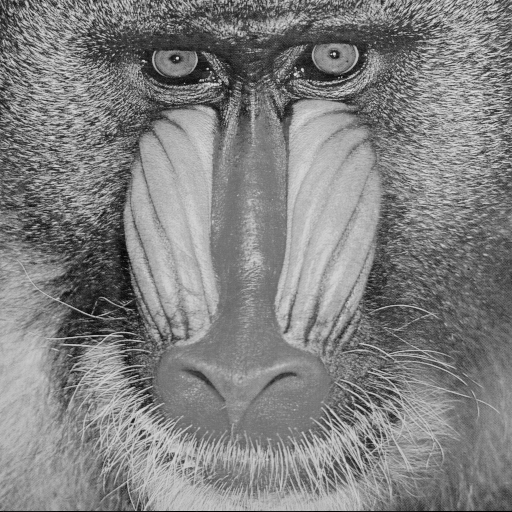
#> input picture project1/png_images/baboon.png, 512 x 512 px; the run also reads 1 picture not shown here
$ jupyter execute --allow-errors project.ipynb
#> lines starting #> are read from the running program, lines starting #| are printed output that depends on the picture; after the words box and inside, x2 and y2 are one past the last pixel; in counts of white or black regions, pixels touching at a corner belong together
# Project 1
The main goal of this project is to do some basic image processing on some png images.

## Setup

[cell 1]
# Install a pip package in the current Jupyter kernel
import sys

[cell 2]
# Test setup, should show the baboon.png image
from skimage import io
import numpy as np
import matplotlib.pyplot as plt

# open image file and stores it in a numpy array
img = io.imread('png_images/baboon.png')
#> img is the input picture: shape (512, 512); min 0, max 230, mean 129.1

plt.axis('off')
imgplot = plt.imshow(img, cmap='gray')

## Change the resolution of a image
Given a image with a certain resolution X and size Y, halve the resolution while mantaing the image's size.

[cell 3]
img = io.imread('png_images/baboon.png')


from skimage.transform import rescale, resize, downscale_local_mean


def halve_resolution(image):
    return downscale_local_mean(image, (2,2)).astype('uint8')

image256x256 = halve_resolution(img)
image128x128 = halve_resolution(image256x256)
image64x64 = halve_resolution(image128x128)
image32x32 = halve_resolution(image64x64)
image16x16 = halve_resolution(image32x32)
image8x8 = halve_resolution(image16x16)

fig1 = plt.figure(figsize=[7,7])

ax1 = fig1.add_subplot(2,3,1)
ax1.imshow(img, interpolation='none', cmap='gray')
ax1.set_title('(a) 512 X 512')

ax2 = fig1.add_subplot(2,3,2)
ax2.imshow(image128x128, interpolation='none', cmap='gray')
ax2.set_title('(b) 128 X 128')

ax3 = fig1.add_subplot(2,3,3)
ax3.imshow(image64x64, cmap='gray')
ax3.set_title('(c) 64x64')

ax4 = fig1.add_subplot(2,3,4)
ax4.imshow(image32x32, cmap='gray')
ax4.set_title('(d) 32x32')

ax5 = fig1.add_subplot(2,3,5)
ax5.imshow(image16x16, cmap='gray')
ax5.set_title('(e) 16x16')

ax6 = fig1.add_subplot(2,3,6)
ax6.imshow(image8x8, cmap='gray')
ax6.set_title('(f) 8x8')

plt.subplots_adjust(left=0, bottom=0, right=1, top=1, wspace=0.2, hspace=-0.3)

fig1.savefig('results/resolution.png')
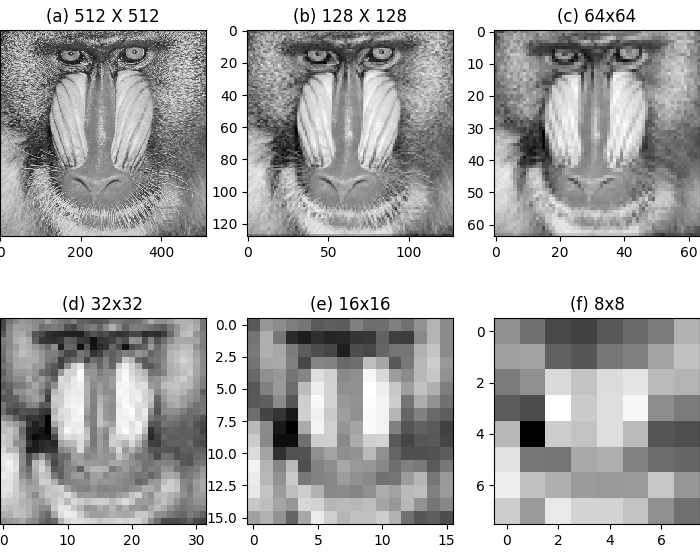
#> figure drawn by matplotlib, 6 panels

## Image Quantization
Create a function that can reduce the amount of shades of grey of a image to the number desired.

[cell 4]
img = io.imread('png_images/baboon.png')

from math import log
def reduce_shades(image, n_shades):
#> called with n_shades = 64
    power_of_two = int(log(n_shades, 2))
    return image>>(8-power_of_two)
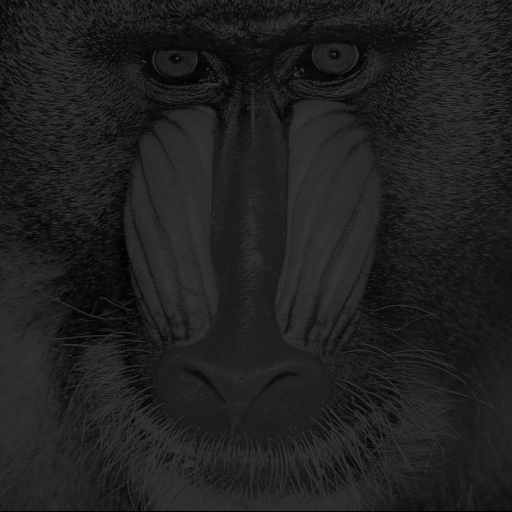
#> returned value: shape (512, 512); min 0, max 57, mean 31.9

image64 = reduce_shades(img, 64)
image32 = reduce_shades(img, 32)
image16 = reduce_shades(img, 16)
image4 = reduce_shades(img, 4)
image2 = reduce_shades(img, 2)
#> in reduce_shades (call 5), `return image>>(8-power_of_two)`:
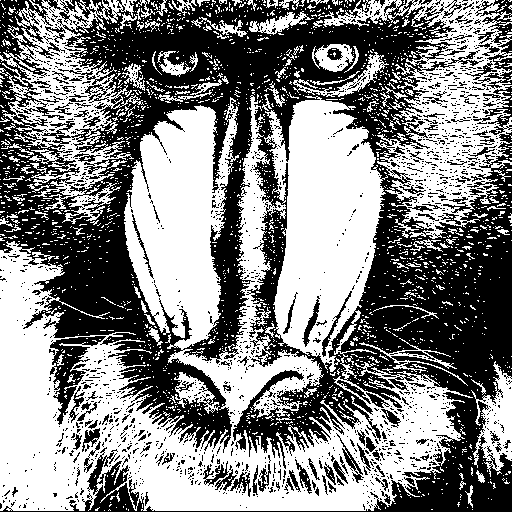
#> returned value: shape (512, 512); values 0 (black) and 1 (white), 52.2% white; 1805 black regions (1663 under 20 px), largest, box (x1, y1, x2, y2) and area: (0, 0, 512, 512) 108582, (49, 336, 106, 425) 1622, (475, 0, 512, 71) 903

fig2 = plt.figure(figsize=[7,7])

ax1 = fig2.add_subplot(2,3,1)
ax1.imshow(img, interpolation='none', cmap='gray')
ax1.set_title('(a) 256 Níveis')
plt.axis('off')


ax2 = fig2.add_subplot(2,3,2)
ax2.imshow(image64, interpolation='none', cmap='gray')
ax2.set_title('(b) 64 Níveis')
plt.axis('off')

ax3 = fig2.add_subplot(2,3,3)
ax3.imshow(image32, cmap='gray')
ax3.set_title('(c) 32 Níveis')
plt.axis('off')

ax4 = fig2.add_subplot(2,3,4)
ax4.imshow(image16, cmap='gray')
ax4.set_title('(d) 16 Níveis')
plt.axis('off')


ax5 = fig2.add_subplot(2,3,5)
ax5.imshow(image4, cmap='gray')
ax5.set_title('(e) 4 Níveis')
plt.axis('off')


ax6 = fig2.add_subplot(2,3,6)
ax6.imshow(image2, cmap='gray')
ax6.set_title('(f) 2 Níveis')
plt.axis('off')

plt.subplots_adjust(left=0, bottom=0, right=1, top=1, wspace=0.2, hspace=-0.3)
fig2.savefig('results/quant.png')

## Grayscale
Given a image, for every pixel value in the image f[x,y] , transform it into a g(x,y) in these ways:

[cell 5]
img = io.imread('png_images/baboon.png')


from math import exp
default_c = 255
cap_c_255 = False

def float_to_int8(float_matrix):
    rounded_matrix = np.round(float_matrix)
    return rounded_matrix.astype('uint8')


def normalize(image):
    return image/255

def denormalize(image, c):
#> called with c = 255
    min_pixel = image.min()
#> min_pixel = 0
    max_pixel = image.max()
#> max_pixel = 0.643
    if cap_c_255 and c>255:
        c = 255
    return float_to_int8(c*(image-min_pixel)/(max_pixel-min_pixel))
#> in float_to_int8, `rounded_matrix = np.round(float_matrix)`:
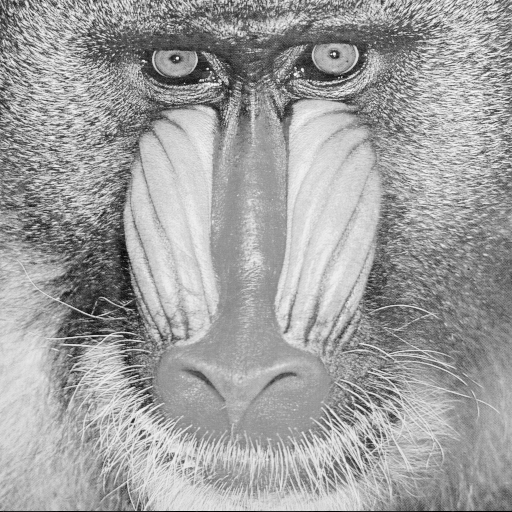
#> rounded_matrix: shape (512, 512) float64; min 0, max 255, mean 160

def transform_log(image, c = default_c):
    normalized_image = normalize(image)
    return denormalize(np.log(normalized_image+1), c)

def transform_exp(image, c = default_c):
#> called with c = 255
    normalized_image = normalize(image)
    exp_image = np.exp(normalized_image)
    return denormalize(exp_image, c)

def transform_quadratic(image, c = default_c):
    normalized_image = normalize(image)
    return denormalize(np.power(normalized_image, 2), c)

def transform_sqrt(image, c = default_c):
    normalized_image = normalize(image)
    return denormalize(np.sqrt(normalized_image), c)

def transform_contrast(image, a, b, alpha, beta, gamma):
#   TODO: Change this to a where
    def transform_pixel(f):
        if f < a:
            return a*f
        elif a<= f and f < b:
            return beta*(f-a) + alpha*a
        else:
            return gamma*(f-b) + beta*(f-a) + alpha*a

    def map_transformed_to_normal(transformed_img):
        t_max_pixel = transformed_img.max()
#> t_max_pixel = 57300
        t_min_pixel = transformed_img.min()
#> t_min_pixel = 0
        return (transformed_img - t_min_pixel)*(255/t_max_pixel)

    transform_pixel_vec = np.vectorize(transform_pixel)
    t_image = transform_pixel_vec(image)
    return map_transformed_to_normal(t_image)


img_log = transform_log(img)
img_exp = transform_exp(img)
img_quad = transform_quadratic(img)
img_sqrt = transform_sqrt(img)
img_contrast = transform_contrast(img, 80, 160, 255, 127, 255)


# Show image
fig3 = plt.figure(figsize=[7,7])

ax1 = fig3.add_subplot(2,3,1)
ax1.imshow(img, interpolation='none', cmap='gray')
ax1.set_title('(a) Imagem normal')
plt.axis('off')


ax2 = fig3.add_subplot(2,3,2)
ax2.imshow(img_log, interpolation='none', cmap='gray')
ax2.set_title('(b) Logaritimo')
plt.axis('off')


ax3 = fig3.add_subplot(2,3,3)
ax3.imshow(img_exp, interpolation='none', cmap='gray')
ax3.set_title('(c) Exponencial')
plt.axis('off')


ax4 = fig3.add_subplot(2,3,4)
ax4.imshow(img_quad, interpolation='none', cmap='gray')
ax4.set_title('(d) Quadrática')
plt.axis('off')


ax5 = fig3.add_subplot(2,3,5)
ax5.imshow(img_sqrt, interpolation='none', cmap='gray')
ax5.set_title('(e) Raiz quadrada')
plt.axis('off')


ax6 = fig3.add_subplot(2,3,6)
ax6.imshow(img_contrast, interpolation='none', cmap='gray')
ax6.set_title('(f) Alargamento de contraste')
plt.axis('off')


plt.subplots_adjust(left=0, bottom=0, right=1, top=1, wspace=0.2, hspace=-0.3)
fig3.savefig('results/grayscale.png')

### Playing around with the parameters

[cell 6]
fig4 = plt.figure(figsize=[10,10])

img_log = transform_log(img, c = 1)
#> in float_to_int8 (call 5), `rounded_matrix = np.round(float_matrix)`:
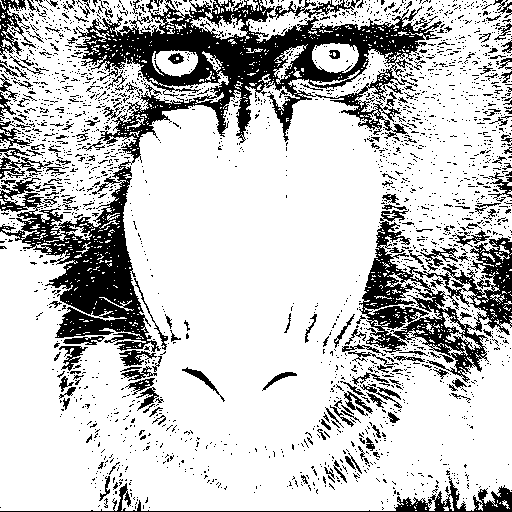
#> rounded_matrix: shape (512, 512) float64; values 0 (black) and 1 (white), 77% white; 2437 black regions (2247 under 20 px), largest, box (x1, y1, x2, y2) and area: (0, 0, 442, 352) 29473, (359, 221, 512, 383) 8682, (0, 476, 512, 512) 2036
img_log_mid_c = transform_log(img, c = 5)
img_log_high_c = transform_log(img, c = 255)

img_quad = transform_quadratic(img, c= 1)
#> in float_to_int8 (call 8), `rounded_matrix = np.round(float_matrix)`:
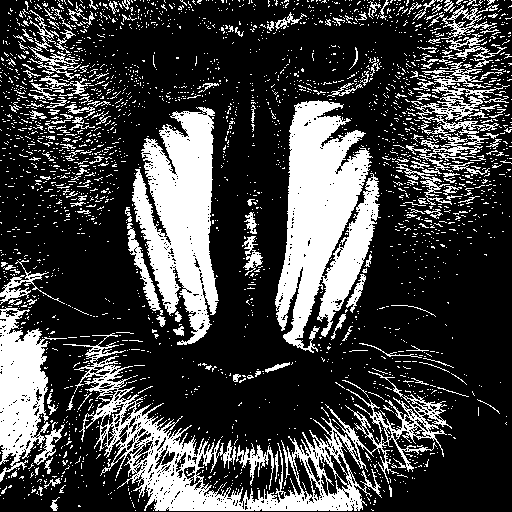
#> rounded_matrix: shape (512, 512) float64; values 0 (black) and 1 (white), 26.4% white; 2698 white regions (2521 under 20 px), largest, box (x1, y1, x2, y2) and area: (275, 100, 381, 353) 15303, (63, 333, 452, 511) 14045, (132, 107, 219, 345) 11990
img_quad_mid_c = transform_quadratic(img, c= 5)
img_quad_high_c = transform_quadratic(img, c = 255)

img_contrast   = transform_contrast(img, 80, 160, 255, 127, 127)
img_contrast_2 = transform_contrast(img, 80, 160, 127, 255, 127)
#> call 3 of transform_contrast, with a = 80, b = 160, alpha = 127, beta = 255, gamma = 127
#> in transform_contrast (call 3), `t_image = transform_pixel_vec(image)`:
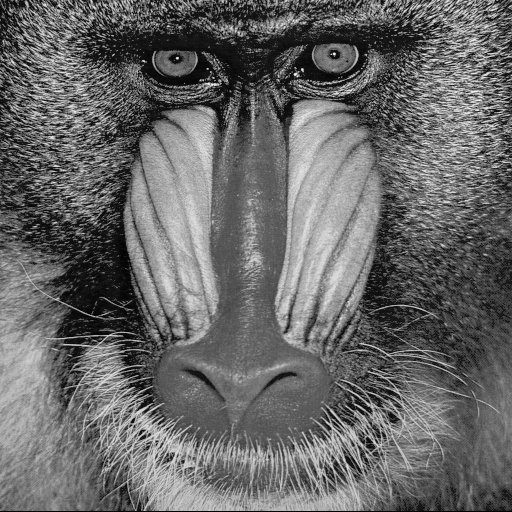
#> t_image: shape (512, 512) int64; min 0, max 57300, mean 23386.1; drawn with min black and max white
img_contrast_3 = transform_contrast(img, 80, 160, 127, 127, 255)


# Show image
ax1 = fig4.add_subplot(3,3,1)
ax1.imshow(img_log, interpolation='none', cmap='gray')
ax1.set_title('(a) Logaritmo: c = 1')
plt.axis('off')


ax12 = fig4.add_subplot(3,3,2)
ax12.imshow(img_log_mid_c, interpolation='none', cmap='gray')
ax12.set_title('(b) Logaritmo: c = 5')
plt.axis('off')


ax2 = fig4.add_subplot(3,3,3)
ax2.imshow(img_log_high_c, interpolation='none', cmap='gray')
ax2.set_title('(c) Logaritmo: c = 255')
plt.axis('off')


ax3 = fig4.add_subplot(3,3,4)
ax3.imshow(img_quad, interpolation='none', cmap='gray')
ax3.set_title('(d) Quadrático: c = 1')
plt.axis('off')

ax13 = fig4.add_subplot(3,3,5)
ax13.imshow(img_quad_mid_c, interpolation='none', cmap='gray')
ax13.set_title('(e) Quadrático: c = 5')
plt.axis('off')

ax4 = fig4.add_subplot(3,3,6)
ax4.imshow(img_quad_high_c, interpolation='none', cmap='gray')
ax4.set_title('(f) Quadrático: c = 255')
plt.axis('off')

ax5 = fig4.add_subplot(3,3,7)
ax5.imshow(img_contrast, interpolation='none', cmap='gray')
ax5.set_title('(g) Alargamento de contraste \n alpha')
plt.axis('off')

ax14 = fig4.add_subplot(3,3,8)
ax14.imshow(img_contrast_2, interpolation='none', cmap='gray')
ax14.set_title('(h) Alargamento de contraste \n beta')
plt.axis('off')

ax6 = fig4.add_subplot(3,3,9)
ax6.imshow(img_contrast_3, interpolation='none', cmap='gray')
ax6.set_title('(i) Alargamento de contraste \n gamma')
plt.axis('off')

fig4.savefig('results/c_diff.png')

### Exponential Transformation on a low contrast image

[cell 7]
img_cells = io.imread('gif_images/cells.gif')
img_cells_mid_c = transform_exp(img_cells, c=28)
img_cells_high_c = transform_exp(img_cells, c=2000)

fig1 = plt.figure(figsize=[15,15])

ax1 = fig1.add_subplot(1,3,1)
#> (the rest of this cell did not finish here and is left out)

## Test Playground
This is the end of the notebook, the following code section is only if you want to test some stuff

[cell 8]
img = io.imread('png_images/city.png')
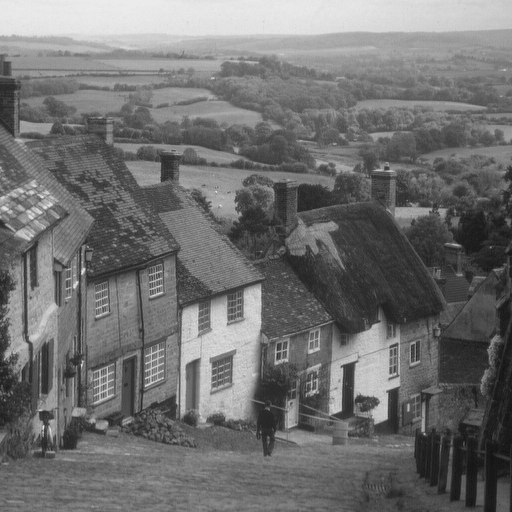
#> input picture project1/png_images/city.png, 512 x 512 px
#> img is the input picture: shape (512, 512); min 16, max 235, mean 112.2
img_mid_c = transform_exp(img, c=5)
#> call 4 of transform_exp, with c = 5
#> in transform_exp (call 4), `exp_image = np.exp(normalized_image)`:
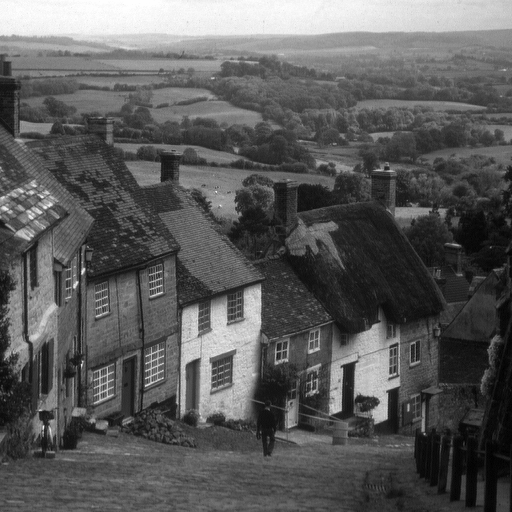
#> exp_image: shape (512, 512) float64; min 1.06, max 2.51, mean 1.58; drawn with min black and max white
#> in float_to_int8 (call 13), `rounded_matrix = np.round(float_matrix)`:
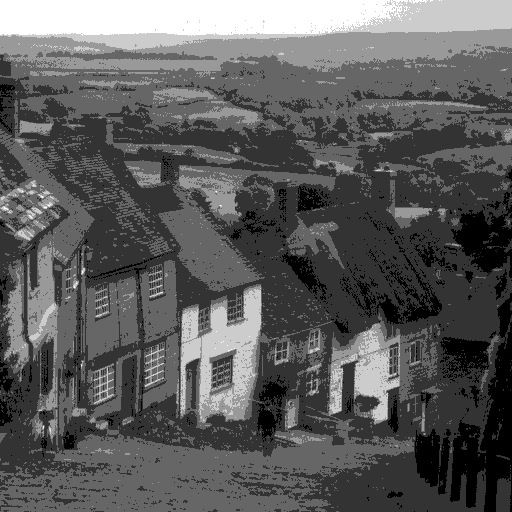
#> rounded_matrix: shape (512, 512) float64; min 0, max 5, mean 1.81; drawn with min black and max white
img_high_c = transform_exp(img, c=255)

fig1 = plt.figure(figsize=[15,15])

ax1 = fig1.add_subplot(1,3,1)
ax1.imshow(img, interpolation='none', cmap='gray')
ax1.set_title('(a) Original')
plt.axis('off')


ax2 = fig1.add_subplot(1,3,2)
ax2.imshow(img_mid_c, interpolation='none', cmap='gray')
ax2.set_title('(b)')
plt.axis('off')


ax3 = fig1.add_subplot(1,3,3)
ax3.imshow(img_high_c, interpolation='none', cmap='gray')
ax3.set_title('(c)')
plt.axis('off')


fig1.savefig('results/cells.png')
